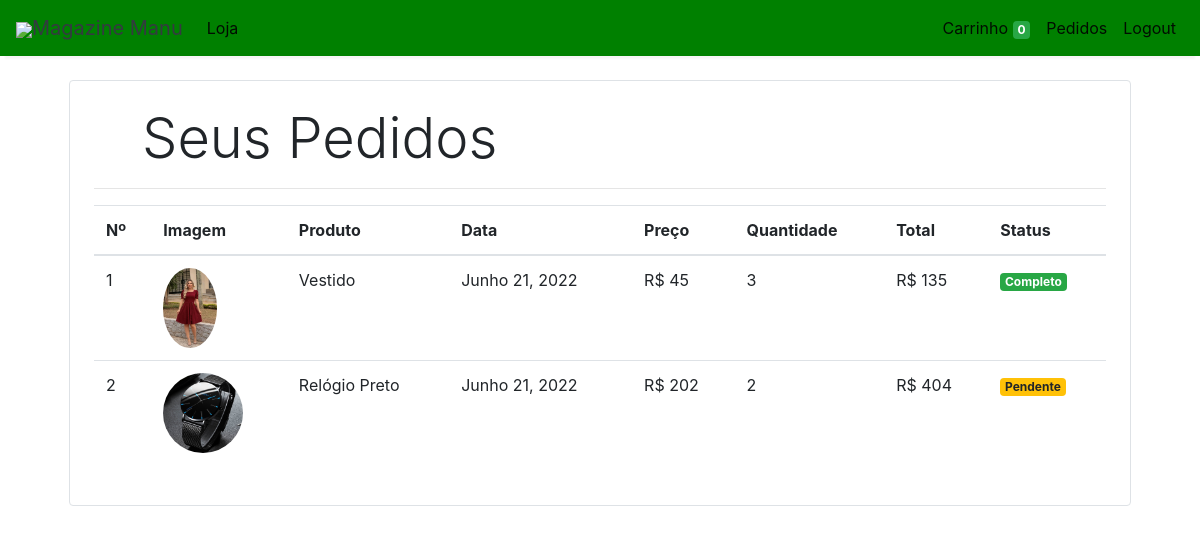
The page /orders (signed in) on the database its author committed.
### store/models/orders.py (models this page shows, shortened)
class Order(models.Model):
    product = models.ForeignKey(Products,
                                on_delete=models.CASCADE)
    customer = models.ForeignKey(Customer,
                                 on_delete=models.CASCADE)
    quantity = models.IntegerField(default=1)
    price = models.IntegerField()
    address = models.CharField (max_length=50, default='', blank=True)
    phone = models.CharField (max_length=50, default='', blank=True)
    date = models.DateField (default=datetime.datetime.today)
    status = models.BooleanField (default=False)
    @staticmethod
    def get_orders_by_customer(customer_id):
        return Order.objects.filter(customer=customer_id).order_by('-date')

### store/models/product.py (models this page shows, shortened)
class Products(models.Model):
    name = models.CharField(max_length=60)
    price= models.IntegerField(default=0)
    category= models.ForeignKey(Category,on_delete=models.CASCADE,default=1 )
    description= models.CharField(max_length=250, default='', blank=True, null= True)
    image= models.ImageField(upload_to='uploads/products/')

### store/middlewares/auth.py (the view)
    def middleware(request):
        print(request.session.get('customer'))
        returnUrl = request.META['PATH_INFO']
        print(request.META['PATH_INFO'])
        if not request.session.get('customer'):
           return redirect(f'login?return_url={returnUrl}')
        response = get_response(request)
        return response

### store/templatetags/custom_filter.py (called while the page is built)
@register.filter(name='currency')
def currency(number):
    return "R$ "+str(number)

@register.filter(name='multiply')
def multiply(number , number1):
    return number * number1

### store/views/orders.py (called while the page is built)
    def get(self , request ):
        customer = request.session.get('customer')
        orders = Order.get_orders_by_customer(customer)
        print(orders)
        return render(request , 'orders.html'  , {'orders' : orders})

### store/templates/orders.html
{% extends 'base.html' %}
{% block content %}
{% load cart %}
{% load custom_filter %}
<div class="container">
   <div class="border rounded p-4 m-4">
        <p class="display-4 pl-4 ml-4">Seus Pedidos</p>
        <hr>
        <table class="table">
            <thead>
                <tr>
                    <th>Nº</th>
                    <th>Imagem</th>
                    <th>Produto</th>
                    <th>Data</th>
                    <th>Preço</th>
                    <th>Quantidade</th>
                    <th>Total</th>
                    <th>Status</th>
                </tr>
            </thead>
            <tbody>
                {% for order in orders %}
                <tr>
                    <td>{{forloop.counter}}</td>
                    <td><img style="height: 80px;" class="rounded-circle" src="{{order.product.image.url}}" alt=""></td>
                    <td>{{order.product.name}}</td>
                    <td>{{order.date}}</td>
                    <td>{{order.price|currency}}</td>
                    <td>{{order.quantity}}</td>
                    <td>{{order.quantity|multiply:order.price|currency}}</td>
                    {% if order.status %}
                    <td><small class="badge badge-success">Completo</small></td>
                    {%else%}
                    <td><small class="badge badge-warning">Pendente</small></td>
                    {% endif %}
                </tr>
                {% endfor %}
            </tbody>
        </table>
   </div>
</div>
{% endblock %}

### rows shown on the page
Order: product.image (picture), product.name "Vestido", date "Junho 21, 2022", price "R$ 45", quantity "3", quantity|multiply "R$ 135", status "Completo"
Order: product.image (picture), product.name "Relógio Preto", date "Junho 21, 2022", price "R$ 202", quantity "2", quantity|multiply "R$ 404", status "Pendente"

### other values the page prints
{{ request.session.cart.keys|length }} "0"
